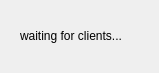
<?xml version="1.0" encoding="UTF-8"?>
<ui version="4.0">
 <class>LoadingWidget</class>
 <widget class="QDialog" name="LoadingWidget">
  <property name="geometry">
   <rect>
    <x>0</x>
    <y>0</y>
    <width>159</width>
    <height>73</height>
   </rect>
  </property>
  <property name="windowTitle">
   <string>Dialog</string>
  </property>
  <widget class="QLabel" name="label">
   <property name="geometry">
    <rect>
     <x>20</x>
     <y>20</y>
     <width>141</width>
     <height>31</height>
    </rect>
   </property>
   <property name="text">
    <string>waiting for clients...</string>
   </property>
  </widget>
 </widget>
 <resources/>
 <connections/>
</ui>
